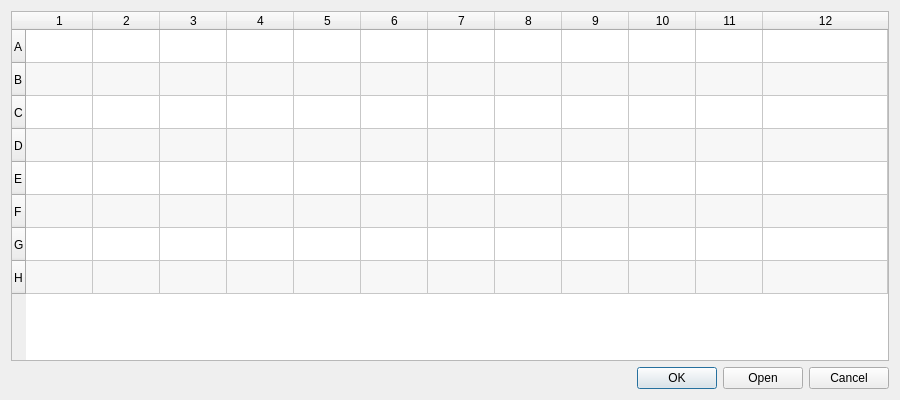
<?xml version="1.0" encoding="UTF-8"?>
<ui version="4.0">
 <class>layoutDialog</class>
 <widget class="QDialog" name="layoutDialog">
  <property name="windowModality">
   <enum>Qt::ApplicationModal</enum>
  </property>
  <property name="geometry">
   <rect>
    <x>0</x>
    <y>0</y>
    <width>900</width>
    <height>400</height>
   </rect>
  </property>
  <property name="minimumSize">
   <size>
    <width>900</width>
    <height>400</height>
   </size>
  </property>
  <property name="maximumSize">
   <size>
    <width>1800</width>
    <height>800</height>
   </size>
  </property>
  <property name="windowTitle">
   <string>Layout Editor</string>
  </property>
  <layout class="QVBoxLayout" name="verticalLayout">
   <item>
    <widget class="QTableWidget" name="tableWidget">
     <property name="minimumSize">
      <size>
       <width>830</width>
       <height>290</height>
      </size>
     </property>
     <property name="autoScroll">
      <bool>true</bool>
     </property>
     <property name="autoScrollMargin">
      <number>11</number>
     </property>
     <property name="alternatingRowColors">
      <bool>true</bool>
     </property>
     <property name="rowCount">
      <number>8</number>
     </property>
     <property name="columnCount">
      <number>12</number>
     </property>
     <attribute name="horizontalHeaderCascadingSectionResizes">
      <bool>false</bool>
     </attribute>
     <attribute name="horizontalHeaderDefaultSectionSize">
      <number>67</number>
     </attribute>
     <attribute name="horizontalHeaderStretchLastSection">
      <bool>true</bool>
     </attribute>
     <attribute name="verticalHeaderDefaultSectionSize">
      <number>33</number>
     </attribute>
     <attribute name="verticalHeaderMinimumSectionSize">
      <number>32</number>
     </attribute>
     <row>
      <property name="text">
       <string>A</string>
      </property>
     </row>
     <row>
      <property name="text">
       <string>B</string>
      </property>
     </row>
     <row>
      <property name="text">
       <string>C</string>
      </property>
     </row>
     <row>
      <property name="text">
       <string>D</string>
      </property>
     </row>
     <row>
      <property name="text">
       <string>E</string>
      </property>
     </row>
     <row>
      <property name="text">
       <string>F</string>
      </property>
     </row>
     <row>
      <property name="text">
       <string>G</string>
      </property>
     </row>
     <row>
      <property name="text">
       <string>H</string>
      </property>
     </row>
     <column/>
     <column/>
     <column/>
     <column/>
     <column/>
     <column/>
     <column/>
     <column/>
     <column/>
     <column/>
     <column/>
     <column/>
     <item row="0" column="0">
      <property name="text">
       <string/>
      </property>
     </item>
     <item row="0" column="1">
      <property name="text">
       <string/>
      </property>
     </item>
     <item row="0" column="2">
      <property name="text">
       <string/>
      </property>
     </item>
     <item row="0" column="3">
      <property name="text">
       <string/>
      </property>
     </item>
     <item row="0" column="4">
      <property name="text">
       <string/>
      </property>
     </item>
     <item row="0" column="5">
      <property name="text">
       <string/>
      </property>
     </item>
     <item row="0" column="6">
      <property name="text">
       <string/>
      </property>
     </item>
     <item row="0" column="7">
      <property name="text">
       <string/>
      </property>
     </item>
     <item row="0" column="8">
      <property name="text">
       <string/>
      </property>
     </item>
     <item row="0" column="9">
      <property name="text">
       <string/>
      </property>
     </item>
     <item row="0" column="10">
      <property name="text">
       <string/>
      </property>
     </item>
     <item row="0" column="11">
      <property name="text">
       <string/>
      </property>
     </item>
     <item row="1" column="0">
      <property name="text">
       <string/>
      </property>
     </item>
     <item row="1" column="1">
      <property name="text">
       <string/>
      </property>
     </item>
     <item row="1" column="2">
      <property name="text">
       <string/>
      </property>
     </item>
     <item row="1" column="3">
      <property name="text">
       <string/>
      </property>
     </item>
     <item row="1" column="4">
      <property name="text">
       <string/>
      </property>
     </item>
     <item row="1" column="5">
      <property name="text">
       <string/>
      </property>
     </item>
     <item row="1" column="6">
      <property name="text">
       <string/>
      </property>
     </item>
     <item row="1" column="7">
      <property name="text">
       <string/>
      </property>
     </item>
     <item row="1" column="8">
      <property name="text">
       <string/>
      </property>
     </item>
     <item row="1" column="9">
      <property name="text">
       <string/>
      </property>
     </item>
     <item row="1" column="10">
      <property name="text">
       <string/>
      </property>
     </item>
     <item row="1" column="11">
      <property name="text">
       <string/>
      </property>
     </item>
     <item row="2" column="0">
      <property name="text">
       <string/>
      </property>
     </item>
     <item row="2" column="1">
      <property name="text">
       <string/>
      </property>
     </item>
     <item row="2" column="2">
      <property name="text">
       <string/>
      </property>
     </item>
     <item row="2" column="3">
      <property name="text">
       <string/>
      </property>
     </item>
     <item row="2" column="4">
      <property name="text">
       <string/>
      </property>
     </item>
     <item row="2" column="5">
      <property name="text">
       <string/>
      </property>
     </item>
     <item row="2" column="6">
      <property name="text">
       <string/>
      </property>
     </item>
     <item row="2" column="7">
      <property name="text">
       <string/>
      </property>
     </item>
     <item row="2" column="8">
      <property name="text">
       <string/>
      </property>
     </item>
     <item row="2" column="9">
      <property name="text">
       <string/>
      </property>
     </item>
     <item row="2" column="10">
      <property name="text">
       <string/>
      </property>
     </item>
     <item row="2" column="11">
      <property name="text">
       <string/>
      </property>
     </item>
     <item row="3" column="0">
      <property name="text">
       <string/>
      </property>
     </item>
     <item row="3" column="1">
      <property name="text">
       <string/>
      </property>
     </item>
     <item row="3" column="2">
      <property name="text">
       <string/>
      </property>
     </item>
     <item row="3" column="3">
      <property name="text">
       <string/>
      </property>
     </item>
     <item row="3" column="4">
      <property name="text">
       <string/>
      </property>
     </item>
     <item row="3" column="5">
      <property name="text">
       <string/>
      </property>
     </item>
     <item row="3" column="6">
      <property name="text">
       <string/>
      </property>
     </item>
     <item row="3" column="7">
      <property name="text">
       <string/>
      </property>
     </item>
     <item row="3" column="8">
      <property name="text">
       <string/>
      </property>
     </item>
     <item row="3" column="9">
      <property name="text">
       <string/>
      </property>
     </item>
     <item row="3" column="10">
      <property name="text">
       <string/>
      </property>
     </item>
     <item row="3" column="11">
      <property name="text">
       <string/>
      </property>
     </item>
     <item row="4" column="0">
      <property name="text">
       <string/>
      </property>
     </item>
     <item row="4" column="1">
      <property name="text">
       <string/>
      </property>
     </item>
     <item row="4" column="2">
      <property name="text">
       <string/>
      </property>
     </item>
     <item row="4" column="3">
      <property name="text">
       <string/>
      </property>
     </item>
     <item row="4" column="4">
      <property name="text">
       <string/>
      </property>
     </item>
     <item row="4" column="5">
      <property name="text">
       <string/>
      </property>
     </item>
     <item row="4" column="6">
      <property name="text">
       <string/>
      </property>
     </item>
     <item row="4" column="7">
      <property name="text">
       <string/>
      </property>
     </item>
     <item row="4" column="8">
      <property name="text">
       <string/>
      </property>
     </item>
     <item row="4" column="9">
      <property name="text">
       <string/>
      </property>
     </item>
     <item row="4" column="10">
      <property name="text">
       <string/>
      </property>
     </item>
     <item row="4" column="11">
      <property name="text">
       <string/>
      </property>
     </item>
     <item row="5" column="0">
      <property name="text">
       <string/>
      </property>
     </item>
     <item row="5" column="1">
      <property name="text">
       <string/>
      </property>
     </item>
     <item row="5" column="2">
      <property name="text">
       <string/>
      </property>
     </item>
     <item row="5" column="3">
      <property name="text">
       <string/>
      </property>
     </item>
     <item row="5" column="4">
      <property name="text">
       <string/>
      </property>
     </item>
     <item row="5" column="5">
      <property name="text">
       <string/>
      </property>
     </item>
     <item row="5" column="6">
      <property name="text">
       <string/>
      </property>
     </item>
     <item row="5" column="7">
      <property name="text">
       <string/>
      </property>
     </item>
     <item row="5" column="8">
      <property name="text">
       <string/>
      </property>
     </item>
     <item row="5" column="9">
      <property name="text">
       <string/>
      </property>
     </item>
     <item row="5" column="10">
      <property name="text">
       <string/>
      </property>
     </item>
     <item row="5" column="11">
      <property name="text">
       <string/>
      </property>
     </item>
     <item row="6" column="0">
      <property name="text">
       <string/>
      </property>
     </item>
     <item row="6" column="1">
      <property name="text">
       <string/>
      </property>
     </item>
     <item row="6" column="2">
      <property name="text">
       <string/>
      </property>
     </item>
     <item row="6" column="3">
      <property name="text">
       <string/>
      </property>
     </item>
     <item row="6" column="4">
      <property name="text">
       <string/>
      </property>
     </item>
     <item row="6" column="5">
      <property name="text">
       <string/>
      </property>
     </item>
     <item row="6" column="6">
      <property name="text">
       <string/>
      </property>
     </item>
     <item row="6" column="7">
      <property name="text">
       <string/>
      </property>
     </item>
     <item row="6" column="8">
      <property name="text">
       <string/>
      </property>
     </item>
     <item row="6" column="9">
      <property name="text">
       <string/>
      </property>
     </item>
     <item row="6" column="10">
      <property name="text">
       <string/>
      </property>
     </item>
     <item row="6" column="11">
      <property name="text">
       <string/>
      </property>
     </item>
     <item row="7" column="0">
      <property name="text">
       <string/>
      </property>
     </item>
     <item row="7" column="1">
      <property name="text">
       <string/>
      </property>
     </item>
     <item row="7" column="2">
      <property name="text">
       <string/>
      </property>
     </item>
     <item row="7" column="3">
      <property name="text">
       <string/>
      </property>
     </item>
     <item row="7" column="4">
      <property name="text">
       <string/>
      </property>
     </item>
     <item row="7" column="5">
      <property name="text">
       <string/>
      </property>
     </item>
     <item row="7" column="6">
      <property name="text">
       <string/>
      </property>
     </item>
     <item row="7" column="7">
      <property name="text">
       <string/>
      </property>
     </item>
     <item row="7" column="8">
      <property name="text">
       <string/>
      </property>
     </item>
     <item row="7" column="9">
      <property name="text">
       <string/>
      </property>
     </item>
     <item row="7" column="10">
      <property name="text">
       <string/>
      </property>
     </item>
     <item row="7" column="11">
      <property name="text">
       <string/>
      </property>
     </item>
    </widget>
   </item>
   <item>
    <widget class="QDialogButtonBox" name="buttonBox">
     <property name="orientation">
      <enum>Qt::Horizontal</enum>
     </property>
     <property name="standardButtons">
      <set>QDialogButtonBox::Cancel|QDialogButtonBox::Ok|QDialogButtonBox::Open</set>
     </property>
    </widget>
   </item>
  </layout>
 </widget>
 <resources/>
 <connections>
  <connection>
   <sender>buttonBox</sender>
   <signal>accepted()</signal>
   <receiver>layoutDialog</receiver>
   <slot>accept()</slot>
   <hints>
    <hint type="sourcelabel">
     <x>248</x>
     <y>254</y>
    </hint>
    <hint type="destinationlabel">
     <x>157</x>
     <y>274</y>
    </hint>
   </hints>
  </connection>
  <connection>
   <sender>buttonBox</sender>
   <signal>rejected()</signal>
   <receiver>layoutDialog</receiver>
   <slot>reject()</slot>
   <hints>
    <hint type="sourcelabel">
     <x>316</x>
     <y>260</y>
    </hint>
    <hint type="destinationlabel">
     <x>286</x>
     <y>274</y>
    </hint>
   </hints>
  </connection>
 </connections>
</ui>
